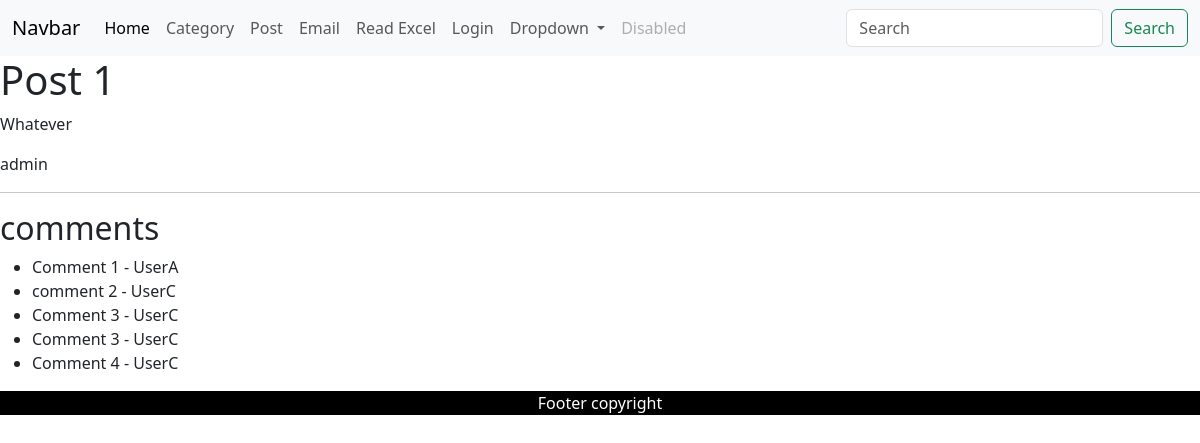
Page /post_detail/1/ on the committed database.
### blog/models.py (models this page shows, shortened)
class Post(models.Model):
    title = models.CharField(max_length=100)
    content = models.TextField()
    category = models.ForeignKey(Category, on_delete=models.CASCADE)
    author = models.ForeignKey(User, on_delete=models.CASCADE)
    likes = models.ManyToManyField(User, related_name='likes')

class Comment(models.Model):
    post = models.ForeignKey(Post, on_delete=models.CASCADE)
    content = models.TextField()
    author = models.ForeignKey(User, on_delete=models.CASCADE)

### blog/views.py (the view)
# urls.py: path('post_detail/<int:pk>/', views.PostDetailView.as_view(), name='post_detail'),
class PostDetailView(DetailView):
    model = Post
    template_name = "show_post.html"

### blog/templates/show_post.html (shortened to what this page needs)
{% extends "base.html" %}
{% block content %}
    <h1>{{ post.title }}</h1>
    <p>{{ post.content }}</p>
    <p>
    {% if post.author.profile %}
        <a href="{% url 'show_profile' post.author.profile.id %}">
            {{ post.author }}
        </a>
    {% else %}
        {{ post.author }}
    {% endif %}
    </p>
    <hr>
    <h2>comments</h2>
    <ul>
        {% for comment in post.comment_set.all %}
            <li>{{ comment.content }} - {{ comment.author }}</li>
        {% endfor %}
    </ul>
{% endblock %}

### rows in the picture
Post: title "Post 1", content "Whatever", author "admin"
Comment: content "Comment 1", author "UserA"
Comment: content "comment 2", author "UserC"
Comment: content "Comment 3", author "UserC"
Comment: content "Comment 3", author "UserC"
Comment: content "Comment 4", author "UserC"
